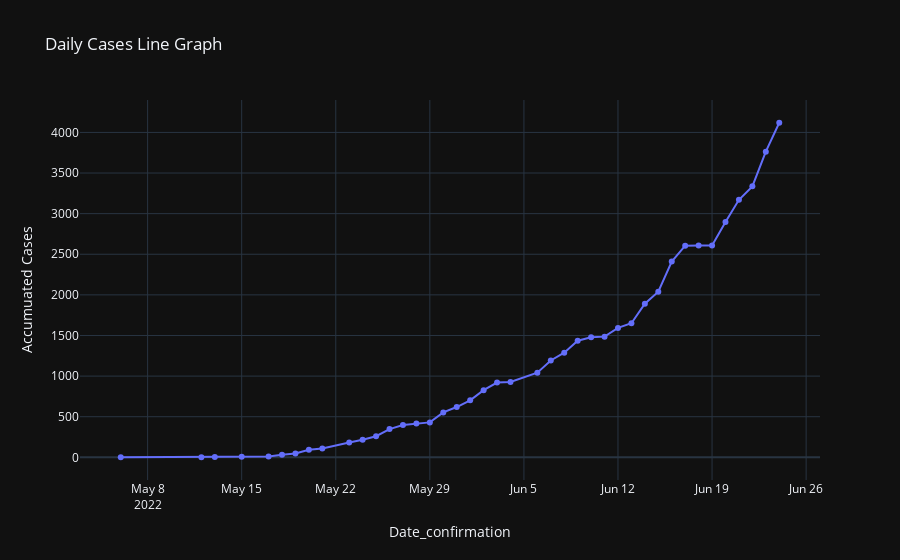

The code cell stored with this chart in its notebook:
### Code cell
fig=px.line(df1,x='Date_confirmation',y='Accumuated Cases',markers=True,title='Daily Cases Line Graph')
fig.show()

### Figure 1 — Plotly figure (JSON) as saved in the notebook; plotly's stock layout.template omitted (floating-point values rounded to 4 significant figures)
{"data": [{"hovertemplate": "Date_confirmation=%{x}<br>Accumuated Cases=%{y}<extra></extra>", "legendgroup": "", "line": {"color": "#636efa", "dash": "solid"}, "marker": {"symbol": "circle"}, "mode": "markers+lines", "name": "", "orientation": "v", "showlegend": false, "type": "scatter", "x": ["2022-05-06", "2022-05-12", "2022-05-13", "2022-05-15", "2022-05-17", "2022-05-18", "2022-05-19", "2022-05-20", "2022-05-21", "2022-05-23", "2022-05-24", "2022-05-25", "2022-05-26", "2022-05-27", "2022-05-28", "2022-05-29", "2022-05-30", "2022-05-31", "2022-06-01", "2022-06-02", "2022-06-03", "2022-06-04", "2022-06-06", "2022-06-07", "2022-06-08", "2022-06-09", "2022-06-10", "2022-06-11", "2022-06-12", "2022-06-13", "2022-06-14", "2022-06-15", "2022-06-16", "2022-06-17", "2022-06-18", "2022-06-19", "2022-06-20", "2022-06-21", "2022-06-22", "2022-06-23", "2022-06-24"], "xaxis": "x", "y": [1, 2, 3, 7, 10, 31, 47, 93, 109, 182, 216, 260, 348, 399, 415, 430, 553, 619, 702, 827, 921, 928, 1042, 1192, 1289, 1435, 1477, 1486, 1593, 1651, 1891, 2039, 2410, 2606, 2607, 2608, 2898, 3170, 3336, 3763, 4119], "yaxis": "y"}], "layout": {"legend": {"tracegroupgap": 0}, "title": {"text": "Daily Cases Line Graph"}, "xaxis": {"anchor": "y", "domain": [0, 1], "title": {"text": "Date_confirmation"}}, "yaxis": {"anchor": "x", "domain": [0, 1], "title": {"text": "Accumuated Cases"}}}}
